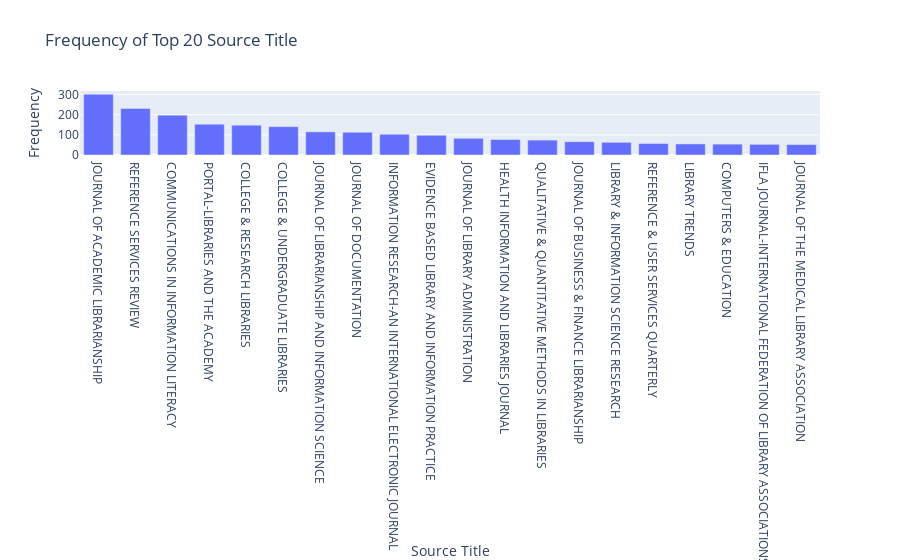

Notebook cell for this chart:
### Code cell
#There are too many information in the bar plot above. It can be useful to zoom in.
# This is a top-20 solution.
frequency = il['Source Title'].value_counts().reset_index()
frequency.columns = ['Source Title', 'Frequency']
top_20_frequency = frequency.nlargest(20, 'Frequency')
fig2 = px.bar(top_20_frequency, x='Source Title', y='Frequency', title='Frequency of Top 20 Source Title')
fig2.show()

### Figure 1 — Plotly figure (JSON) as saved in the notebook; plotly's stock layout.template omitted (floating-point values rounded to 4 significant figures)
{"data": [{"alignmentgroup": "True", "hovertemplate": "Source Title=%{x}<br>Frequency=%{y}<extra></extra>", "legendgroup": "", "marker": {"color": "#636efa", "pattern": {"shape": ""}}, "name": "", "offsetgroup": "", "orientation": "v", "showlegend": false, "textposition": "auto", "type": "bar", "x": ["JOURNAL OF ACADEMIC LIBRARIANSHIP", "REFERENCE SERVICES REVIEW", "COMMUNICATIONS IN INFORMATION LITERACY", "PORTAL-LIBRARIES AND THE ACADEMY", "COLLEGE & RESEARCH LIBRARIES", "COLLEGE & UNDERGRADUATE LIBRARIES", "JOURNAL OF LIBRARIANSHIP AND INFORMATION SCIENCE", "JOURNAL OF DOCUMENTATION", "INFORMATION RESEARCH-AN INTERNATIONAL ELECTRONIC JOURNAL", "EVIDENCE BASED LIBRARY AND INFORMATION PRACTICE", "JOURNAL OF LIBRARY ADMINISTRATION", "HEALTH INFORMATION AND LIBRARIES JOURNAL", "QUALITATIVE & QUANTITATIVE METHODS IN LIBRARIES", "JOURNAL OF BUSINESS & FINANCE LIBRARIANSHIP", "LIBRARY & INFORMATION SCIENCE RESEARCH", "REFERENCE & USER SERVICES QUARTERLY", "LIBRARY TRENDS", "COMPUTERS & EDUCATION", "IFLA JOURNAL-INTERNATIONAL FEDERATION OF LIBRARY ASSOCIATIONS", "JOURNAL OF THE MEDICAL LIBRARY ASSOCIATION"], "xaxis": "x", "y": [302, 231, 198, 153, 148, 141, 115, 113, 103, 98, 83, 77, 74, 66, 63, 57, 55, 54, 53, 52], "yaxis": "y"}], "layout": {"barmode": "relative", "legend": {"tracegroupgap": 0}, "title": {"text": "Frequency of Top 20 Source Title"}, "xaxis": {"anchor": "y", "domain": [0, 1], "title": {"text": "Source Title"}}, "yaxis": {"anchor": "x", "domain": [0, 1], "title": {"text": "Frequency"}}}}
